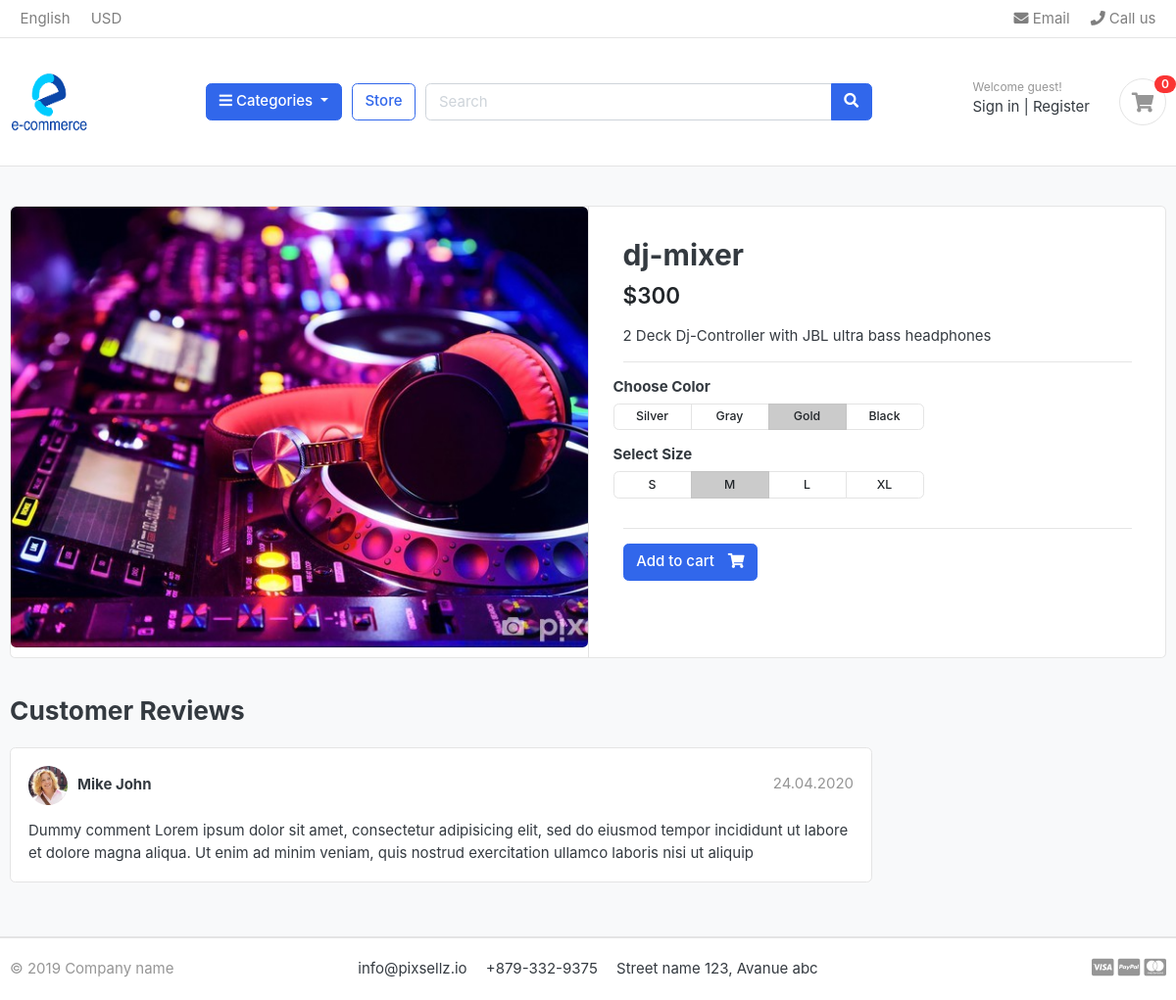
Page /store/entertainment/dj-mixer/ on the committed database.
### store/models.py (models this page shows, shortened)
class Product(models.Model):
    product_name = models.CharField(max_length=200, unique=True)
    slug = models.SlugField(max_length=200, unique=True)
    description = models.TextField(max_length=500, blank=True)
    price = models.IntegerField()
    images = models.ImageField(upload_to='photos/products')
    stock = models.IntegerField()
    is_available = models.BooleanField(default=True)
    category = models.ForeignKey(Category, on_delete=models.CASCADE)
    created_date = models.DateTimeField(auto_now_add=True)
    modified_date = models.DateTimeField(auto_now=True)

### store/views.py (the view)
# urls.py: path('<slug:category_slug>/<slug:product_slug>/', views.product_detail, name='product_detail'),
def product_detail(request, category_slug, product_slug):
    try:
        single_product = Product.objects.get(category__slug=category_slug, slug=product_slug)
        in_cart = CartItem.objects.filter(cart__cart_id=_cart_id(request), product=single_product).exists()
    except Exception as e:
        raise e
    context = {
        'single_product': single_product,
        'in_cart': in_cart
    }
    return render(request, 'store/product_detail.html', context)

### carts/context_processors.py (called while the page is built)
def counter(request):
    cart_count = 0
    if 'admin' in request.path:
        return {}
    else:
        try:
            cart = Cart.objects.filter(cart_id=_cart_id(request))
            cart_items = CartItem.objects.all().filter(cart=cart[:1])
            for cart_item in cart_items:
                cart_count += cart_item.quantity
        except Cart.DoesNotExist:
            cart_count = 0
    return dict(cart_count=cart_count)

### carts/views.py (called while the page is built)
def _cart_id(request):
    cart = request.session.session_key
    if not cart:
        cart = request.session.create()
    return cart

### shop/context_processors.py (called while the page is built)
def menu_links(request):
    links = Category.objects.all()
    return dict(links=links)

### shop/models.py (called while the page is built)
    def get_url(self):
        return reverse('products_by_category', args=[self.slug])

### templates/store/product_detail.html
{% extends 'base.html' %}
{% load static %}
{% block content %}
<section class="section-content padding-y bg">
    <div class="container">
    <div class="card">
        <div class="row no-gutters">
            <aside class="col-md-6">
    <article class="gallery-wrap">
        <div class="img-big-wrap">
           <a href="#"><img src="{{ single_product.images.url }}"></a>
        </div>
    </article>
            </aside>
            <main class="col-md-6 border-left">
    <article class="content-body">
    <h2 class="title">{{ single_product.product_name }}</h2>
    <div class="mb-3">
        <var class="price h4">${{ single_product.price }}</var>
    </div>
    <p>{{ single_product.description }}</p>
    <hr>
        <div class="row">
            <div class="item-option-select">
                <h6>Choose Color</h6>
                <div class="btn-group btn-group-sm btn-group-toggle" data-toggle="buttons">
                  <label class="btn btn-light">
                    <input type="radio" name="radio_color"> Silver
                  </label>
                  <label class="btn btn-light">
                    <input type="radio" name="radio_color" > Gray
                  </label>
                  <label class="btn btn-light active">
                    <input type="radio" name="radio_color checked"> Gold
                  </label>
                  <label class="btn btn-light">
                    <input type="radio" name="radio_color"> Black
                  </label>
                </div>
            </div>
        </div>
        <div class="row">
            <div class="item-option-select">
                <h6>Select Size</h6>
                <div class="btn-group btn-group-sm btn-group-toggle" data-toggle="buttons">
                  <label class="btn btn-light">
                    <input type="radio" name="radio_color"> S
                  </label>
                  <label class="btn btn-light active">
                    <input type="radio" name="radio_color" checked> M
                  </label>
                  <label class="btn btn-light">
                    <input type="radio" name="radio_color"> L
                  </label>
                  <label class="btn btn-light">
                    <input type="radio" name="radio_color"> XL
                  </label>
                </div>
            </div>
        </div>
        <hr>
        {% if single_product.stock <= 0 %}
          <h5 class="text-danger">Out of Stock</h5>
          {% else %}
            {% if in_cart %}
            <a href="#" class="btn  btn-success"> <span class="text">Added to Cart</span> <i class="fas fa-check"></i>  </a>
            <a href="{% url 'cart' %}" class="btn  btn-outline-primary"> <span class="text">view Cart</span> <i class="fas fa-eye"></i>  </a>
            {% else %}
            <a href="{% url 'add_cart' single_product.id %}" class="btn  btn-primary"> <span class="text">Add to cart</span> <i class="fas fa-shopping-cart"></i>  </a>
            {% endif %}
        {% endif %}
    </article>
            </main>
        </div>
    </div>
    <br>
    <div class="row">
                <div class="col-md-9">
        <header class="section-heading">
            <h3>Customer Reviews </h3>
        </header>
        <article class="box mb-3">
            <div class="icontext w-100">
                <img src="{% static './images/avatars/avatar1.jpg' %}" class="img-xs icon rounded-circle">
                <div class="text">
                    <span class="date text-muted float-md-right">24.04.2020 </span>
                    <h6 class="mb-1">Mike John </h6>
                </div>
            </div>
            <div class="mt-3">
                <p>
                    Dummy comment Lorem ipsum dolor sit amet, consectetur adipisicing elit, sed do eiusmod
                    tempor incididunt ut labore et dolore magna aliqua. Ut enim ad minim veniam,
                    quis nostrud exercitation ullamco laboris nisi ut aliquip
                </p>
            </div>
        </article>
        </div>
    </div>
    </div>
    </section>
{% endblock content %}

### static/css/ui.css (style rules this page uses)
html { font-family: "Inter", sans-serif; font-size: 15px; }
.content-body { flex: 1 1 auto; padding: 2rem 2.3rem; }
.img-xs, .img-sm, .img-md, .img-lg { -o-object-fit: cover; object-fit: cover; flex-shrink: 0; flex-grow: 0; }
.img-xs { width: 40px; height: 40px; }
.padding-y { padding-top: 40px; padding-bottom: 40px; }
var { font-style: normal; }
article:after, .form-group:after { display: block; clear: both; content: ""; }
.bg { background-color: #f8f9fa; }
.section-heading { margin-bottom: 20px; margin-top: 15px; }
p:last-child { margin-bottom: 0; }
.btn-light { background-color: #fff; border-color: #e4e4e4; }
.btn .text + i { margin-left: 10px; }
.icontext { display: inline-flex; align-items: center; vertical-align: middle; }
.icontext .text { width: 100%; line-height: 1.2; }
.icontext .icon { position: relative; margin-right: 10px; flex-shrink: 0; flex-grow: 0; }
.price { font-weight: 600; color: #212529; }
.box { padding: 18px; background: #fff; border-radius: 0.37rem; border: 1px solid #e4e4e4; }
.box img { max-width: 100%; }
.gallery-wrap .img-big-wrap { margin-bottom: 10px; border-radius: 0.37rem; overflow: hidden; background-color: #fff; }
.gallery-wrap .img-big-wrap a { text-align: center; display: block; }
.gallery-wrap .img-big-wrap img { height: 450px; width: auto; display: inline-block; }
.item-option-select { margin-bottom: 1rem; display: inline-block; margin-right: 15px; }
.item-option-select .btn { min-width: 80px; }

### rows in the picture
Product: images (picture), product_name "dj-mixer", price "300", description "2 Deck Dj-Controller with JBL ultra bass headphones"

### other values in the picture
{{ cart_count }} "0"
